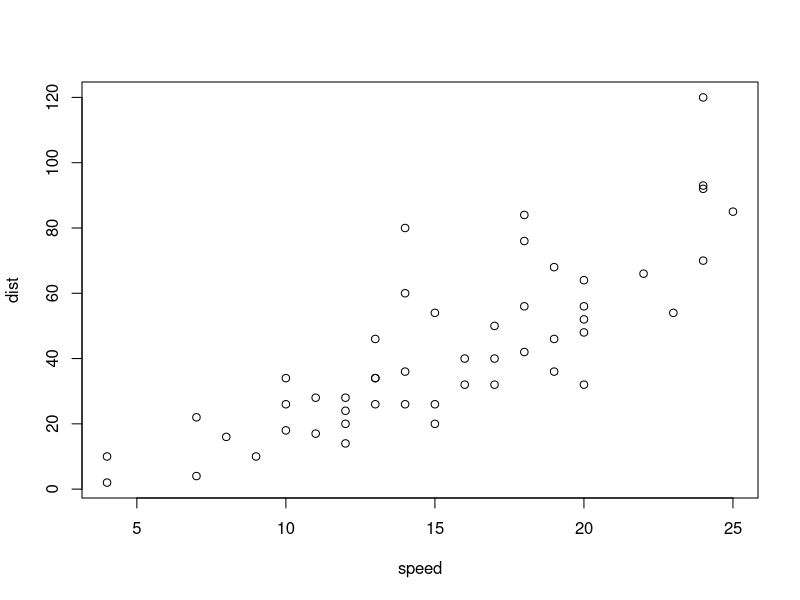
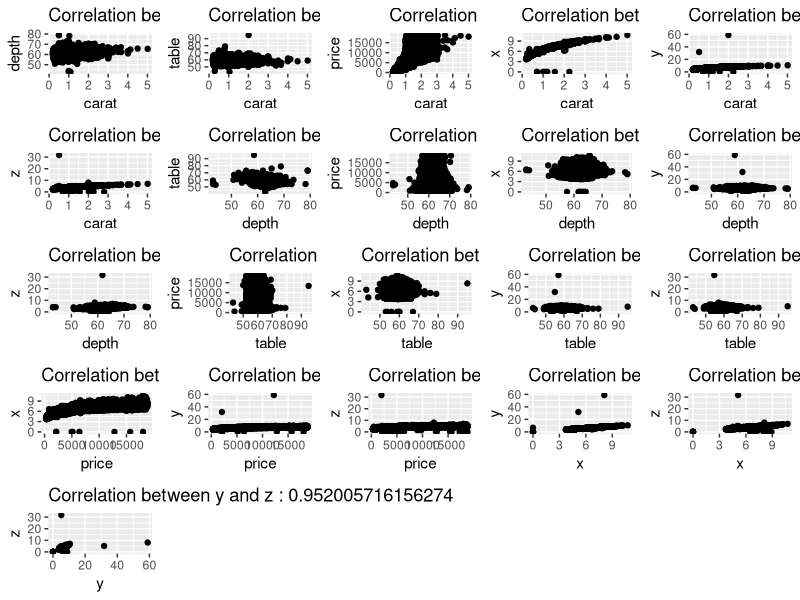

Here is the R script that generated these plots, in order:
## ---- chunk 1
summary(cars)
## ---- chunk 2
plot(cars)
## ---- chunk 3
#In order to make sure the method can be used on any data, we will create a function to generically extract all numeric columns from any data frame.
numscol<-function(dataframe){ #create a function called numscol with an input data frame variable called dataframe in the function
  nums<-dataframe[sapply(dataframe,is.numeric)] #using "is.numeric" in sapply() to choose only numberic columns in dataframe, and create a variable nums that only contains those numberic columns in dataframe 
} #finish function
#assume we just open the Rstudio, need to require packages
require(ggplot2) #load ggplot2 package to get diamonds data frame
data(diamonds) #load diamonds data frame
print(numscol(diamonds)) #test numscol function by using diamonds data frame and output the numeric columns by using print()
## ---- chunk 4
#We will create a function to solve this problem. In the function, we will use for loop to create two variables, one is for pair of variable names and the other is the corresponding pearson correlation coefficient. Then, put the two variables into a data frame.
pearson_cor<-function(dataframe){ #create a function called pearson_cor with an input data frame variable called dataframe in the function
  Pair_of_variables<-c() #create a variable Pair_of_variables, will put pair of variable names in it
  Pearson_cor_coeff<-c() #create a variable Pair_of_variables, will put corresponding Pearson correlation coefficient in it
  dataframenum<-numscol(dataframe) #create a variable dataframenum that contains all numeric column names in dataframe by using the numscol() we defined above
  n=1 #create a variable n that will represent position in Pair_of_variables and Pearson_cor_coeff, we will use it to go through all positions in Pair_of_variables and Pearson_cor_coeff, let it equal to 1 first
  for (i in 1:(ncol(dataframenum)-1)){ #use for loop to go through from the first column name to the penult in dataframenum
    for (j in (i+1):ncol(dataframenum)){ #use for loop to go through from the i+1th column name to the last in dataframenum
      Pair_of_variables[n]  <- paste(colnames(dataframenum)[i],"-",colnames(dataframenum)[j],sep="") #using paste() to write pair of variable names in a single string separated by a -, and put into Pair_of_variables
      Pearson_cor_coeff[n]  <- cor(dataframenum[ ,i],dataframenum[ ,j],method="pearson") #using cor() to calculate the Pearson correlation coefficient between the ith column and jth column in dataframenum, and write down the result in Pearson_cor_coeff
      n=n+1 #add 1 to n in order to go to the next positions in Pair_of_variables and Pearson_cor_coeff
    } #finish second for loop
  }#finish first for loop
  newdata<-data.frame(Pair_of_variables, Pearson_cor_coeff) #create a data frame called newdata, put Pair_of_variables and Pearson_cor_coeff into it 
  newdata #output newdata 
} #finish function
#if we just open the Rstudio, need to require packages and don't forget to open the numscol() function
#require(ggplot2) #load ggplot2 package to get diamonds data frame
#data(diamonds) #load diamonds data frame
pearson_cor(diamonds) #test pearson_cor() by using diamonds data
## ---- chunk 5
#We will create a function to output all plots. In the funtion, we will require gridExtra package and use do.call() output all plots together as a whole, because par() can't be used in ggplot2. And in order to make sure the function can be used on any data frame, we will require ggplot2 and grid as well. The for loops will help us create plot between every pair of numeric vairables and write the plot into a varible. It will take some time for outputting plots. The plots don't look good in Knit HTML version, but it's ok in the R or RStudio plots output area
sca_plot<-function(dataframe){ #create a function called sca_plot with an input data frame variable called dataframe in the function
  require(ggplot2) #load ggplot2 package to get diamonds data frame
  require(grid) #load grid package to create plot
  require(gridExtra) #load gridExtra package in order to integrate all plots
  dataframep<-numscol(dataframe)#create a variable dataframep that contains all numeric column names in dataframe by using the numscol() we defined above
  splotall<-list() #create a variable splotall for a list of plots, make it empty, we will use it to put all plots
  n=1 #create a variable n that will represent position in splotall, we will use it to go through all positions in splotall, let it equal to 1 first
  for (i in 1:(ncol(dataframep)-1)){ #use for loop to go through from the first column name to the penult in dataframep
    for (j in (i+1):ncol(dataframep)){ #use for loop to go through from the i+1th column name to the last in dataframep
      plotdata<-data.frame(dataframep[,i],dataframep[,j]) #create a variable plotdata and put the ith and jth columns of dataframep in it. we just want to use the data to create plots in this iteration, so the plotdata will be refresh in the next iteration.
      colnames(plotdata)<-c(colnames(dataframep)[i],colnames(dataframep)[j]) #make the column names of plotdata be the column names of ith and jth column in dataframep
      xyPCorr<-cor(dataframep[,i],dataframep[,j],method="pearson") #using cor() to calculate the Pearson correlation coefficient between the ith column and jth column in dataframep, and write down the result in xyPCorr
      splotall[[n]] <- (ggplot(plotdata,aes_string(x=colnames(dataframep)[i],y=colnames(dataframep)[j]))+geom_point()+ggtitle(paste("Correlation between",colnames(dataframep)[i],"and",colnames(dataframep)[j],":",xyPCorr))) #create the scatter plot for plotdata, the x label is ith column name in dataframep, the y label is it jth column name in dataframep, the geoms are points, the title is "Correlation between ith column name of dataframep and jth column name of dataframep:xyPCorr"
      n=n+1 #add 1 to n in order to go to the next position in splotall
    } #finish second loop
  } #finish first loop
  do.call(grid.arrange,splotall) #Output all plots as whole and display on grid.arrange by using do.call()
} #finish function
#if we just open the Rstudio, need to require packages and don't forget to open the numscol() function
#require(ggplot2) #load ggplot2 package to get diamonds data frame
#data(diamonds) #load diamonds data frame
sca_plot(diamonds) #test sca_plot() by using diamonds data frame
